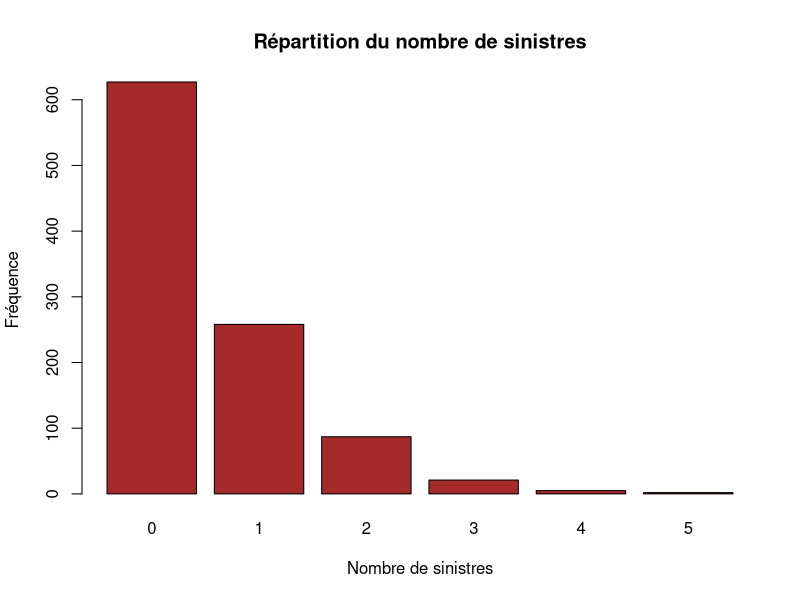
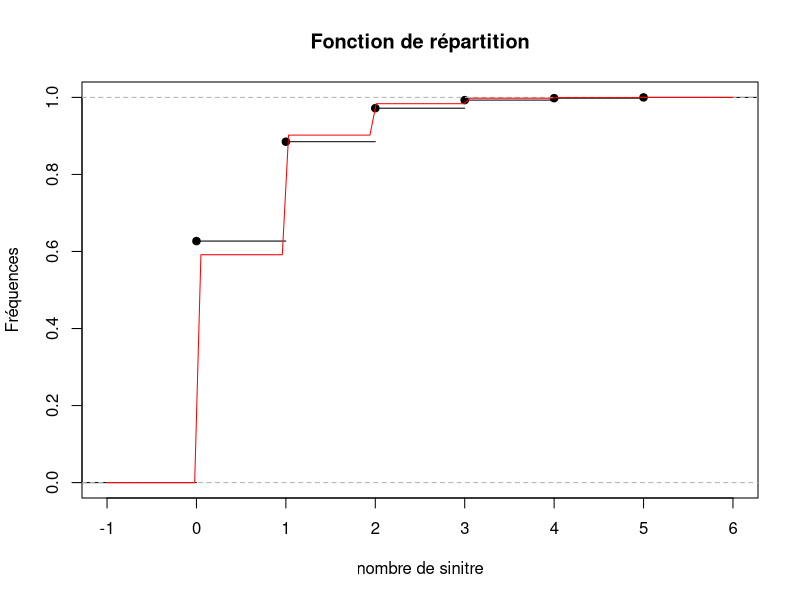
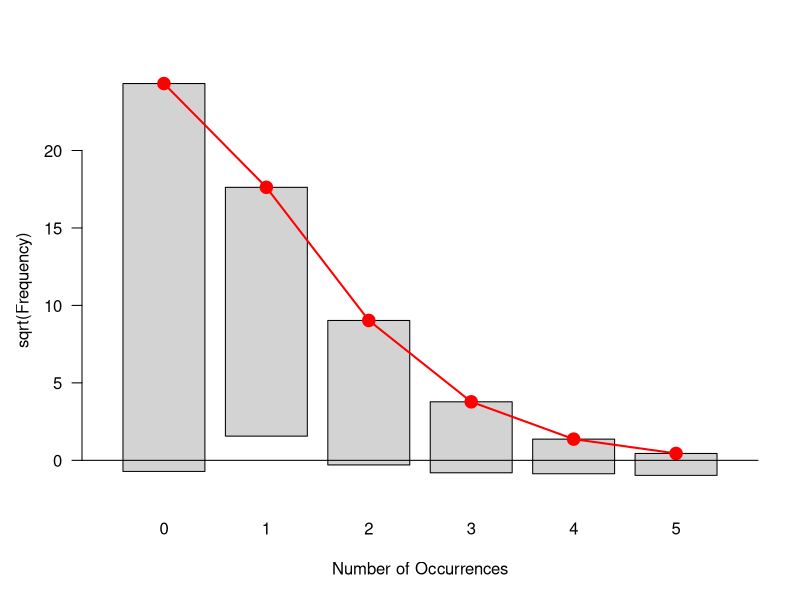
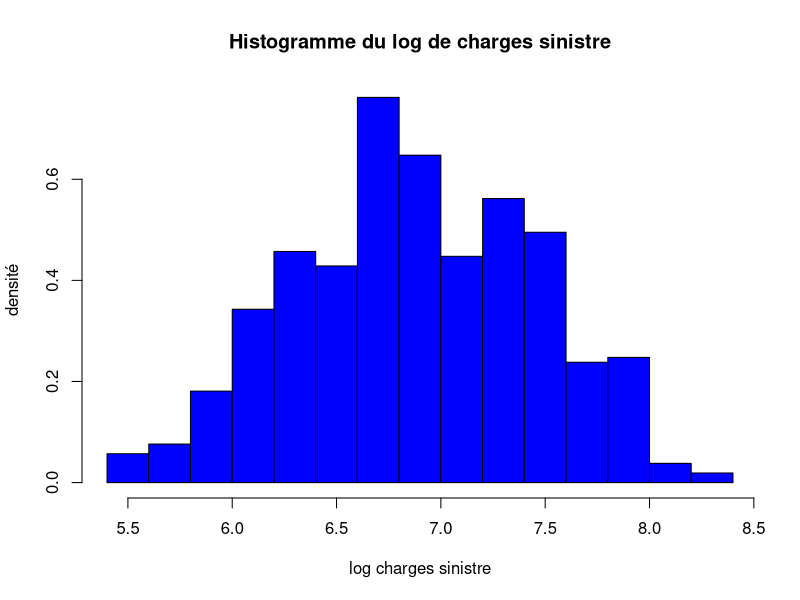
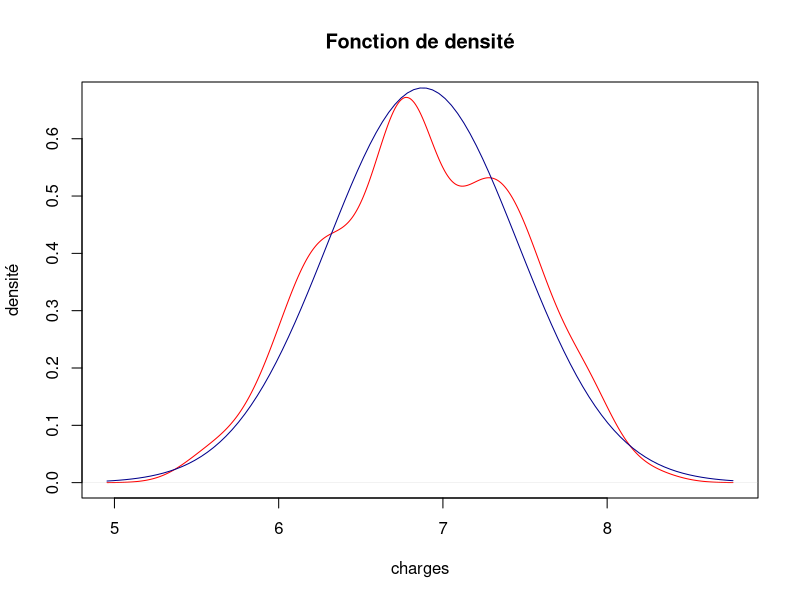
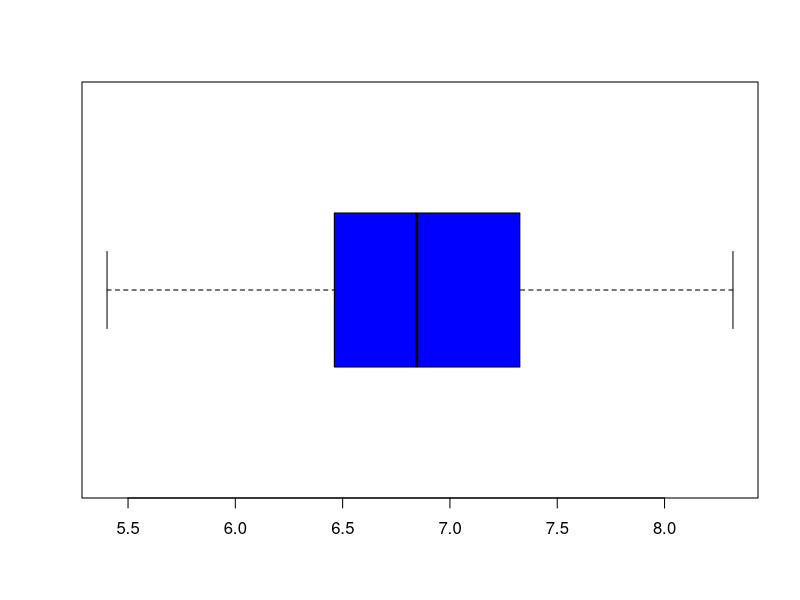
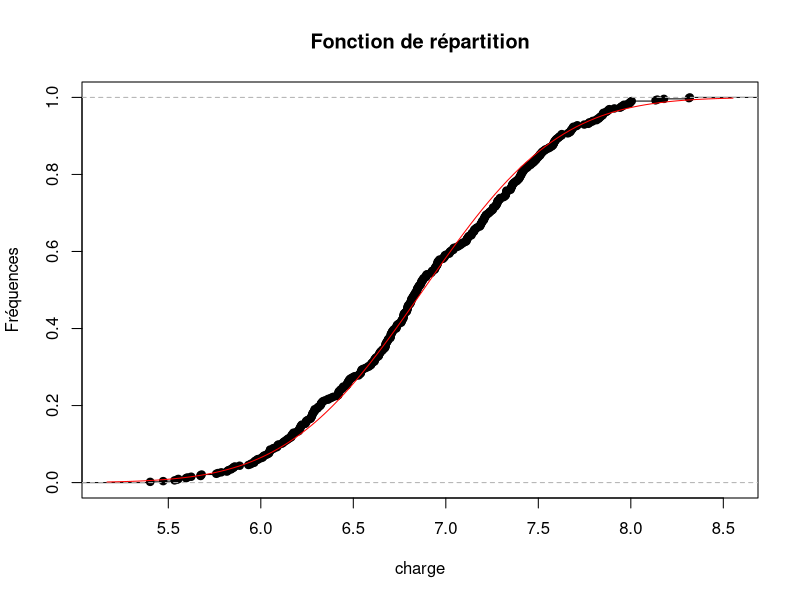
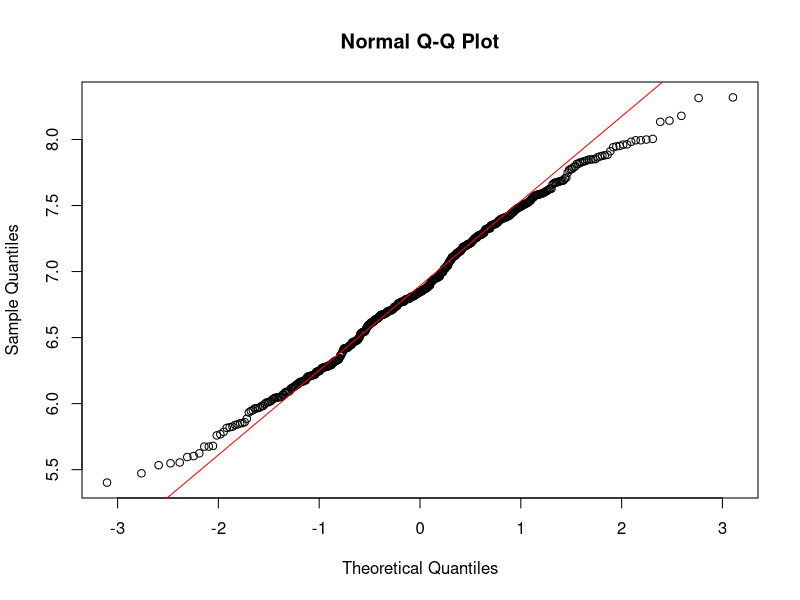

The R source for these figures, in order:
## ---- chunk 1
knitr::opts_chunk$set(echo = TRUE)
## ---- chunk 2
library(MASS)
library(vcd)
## ---- chunk 3
Base_ass <- read.csv2("Base_ass.csv")
Base_sin <- read.csv2("Base_sin.csv")

#Transformation des variables qualitatives en facteur
Base_ass$Sexe <- as.factor(Base_ass$Sexe)
Base_ass$Type.vehicule <- as.factor(Base_ass$Type.vehicule) 
Base_ass$Zone.geo <- as.factor(Base_ass$Zone.geo)

#Construction des bases d’études
data_cm <- merge(Base_sin, Base_ass, by.x = "num.pol", by.y = "num.pol", all.x = T)

t_freq <- data.frame(table(data_cm$num.pol))
names(t_freq) <- c("num.pol","nbsin")
data_freq <- merge(Base_ass, t_freq, by.x = "num.pol", by.y = "num.pol", all.x = T)
data_freq[is.na(data_freq$nbsin), "nbsin"] = 0
## ---- chunk 4
(fq_g <- mean(data_freq$nbsin))
## ---- chunk 5
(cm_g <- mean(data_cm$charge.sin))
## ---- chunk 6
(pp <- fq_g*cm_g)
## ---- chunk 7
sum(data_cm$charge.sin)/1000
## ---- chunk 8
barplot(table(data_freq$nbsin), main = "Répartition du nombre de sinistres", 
        xlab = "Nombre de sinistres", ylab = "Fréquence", col = "brown")

paste0("Moyenne du nombre de sinistres = " ,mean(data_freq$nbsin))
paste0("Variance du nombre de sinistres = " ,var(data_freq$nbsin)*(1000-1)/1000)
## ---- chunk 9
MMV_freq <- fitdistr(data_freq$nbsin, "poisson")
lamda <- as.vector(MMV_freq$estimate)
## ---- chunk 10
prb_pois <- ecdf(sort(data_freq$nbsin))
plot(prb_pois, ylab="Fréquences", xlab="nombre de sinitre", main="Fonction de répartition")
curve(ppois(x, lamda), add = T, col = "red")
## ---- chunk 11
(tbl1 <- table(data_freq$nbsin))
(tbl2 <- table(rpois(1000,lamda)))
## ---- chunk 12
chisq.test(data_freq$nbsin)
## ---- chunk 13
(tst_khi2 <- goodfit(data_freq$nbsin))
plot(tst_khi2)
## ---- chunk 14
hist(log(data_cm$charge.sin), freq = F, main = "Histogramme du log de charges sinistre",
     xlab = "log charges sinistre", ylab = "densité", col = "blue")
## ---- chunk 15
MMV_charge_sin <- fitdistr(data_cm$charge.sin, "lognormal")
mu <- as.vector(MMV_charge_sin$estimate[1])
sdl <- as.vector(MMV_charge_sin$estimate[2])

log_charge_sin <- log(data_cm$charge.sin)
## ---- chunk 16
plot(density(log_charge_sin), ylab = "densité", xlab="charges", main="Fonction de densité", col = "red")
curve(dnorm(x, mean = mu, sd = sdl), add = T, col = "darkblue")
## ---- chunk 17
boxplot(log_charge_sin, horizontal =T, col = "blue")
## ---- chunk 18
f <- ecdf(sort(log_charge_sin))
plot(f, ylab="Fréquences", xlab="charge", main="Fonction de répartition")
curve(pnorm(x, mean = mu, sd = sdl), add = T, col = "red")
## ---- chunk 19
qqnorm(log_charge_sin)
qqline(log_charge_sin, col = "red")
## ---- chunk 20
shapiro.test(log_charge_sin)
## ---- chunk 21
(pp_MMV <- exp(mu+(sdl^2)/2) * lamda)
## ---- chunk 22
paste0("la prime pure via la modélisation MMV = ", pp_MMV/pp, " fois la prime pure calculée de façon empirique")
## ---- chunk 23
m <- mean(data_cm$charge.sin); s <- sd(data_cm$charge.sin)
n <- length(data_cm$charge.sin)
u <- qnorm(1-0.05/2)

(b_inf <- m - u*s/sqrt(n))
(b_sup <- m + u*s/sqrt(n)) 

(pp_inf <- lamda*b_inf)
(pp_sup <- lamda*b_sup)
## ---- chunk 24
1 - pnorm(mu+sdl^2/2, mu, sdl)
#ou encore
1 - plnorm(exp(mu+sdl^2/2), mu, sdl)
## ---- chunk 25
(delta <- qlnorm(90/100,mu,sdl)*lamda - pp_MMV)
(cs <- delta / pp_MMV)
## ---- chunk 26
sim <- rep(0,1000)
for (i in (1:1000)){
  for (j in (1:1000)){
    sim[i] <- sim[i] + sum(rlnorm(rpois(1,lamda),mu,sdl))
  }
}

## ---- chunk 27
hist(sim,nclass = 50, main = "Histogramme de la simulation des charges sinistre totales",
     xlab = "charge sinistre totale", ylab = "densité", col = "white")

abline(v = sum(data_cm$charge.sin), col = "red", lwd=3)
abline(v = mean(sim), col = "blue", lwd=3)

plot(ecdf(sort(sim)), ylab="Fréquences", xlab="SIM", main="Fonction de répartition")
curve(pnorm(x, mean = mean(sim), sd = sd(sim)), add = T, col = "red")
## ---- chunk 28
length(sim[sim < sum(data_cm$charge.sin)])/length(sim)
